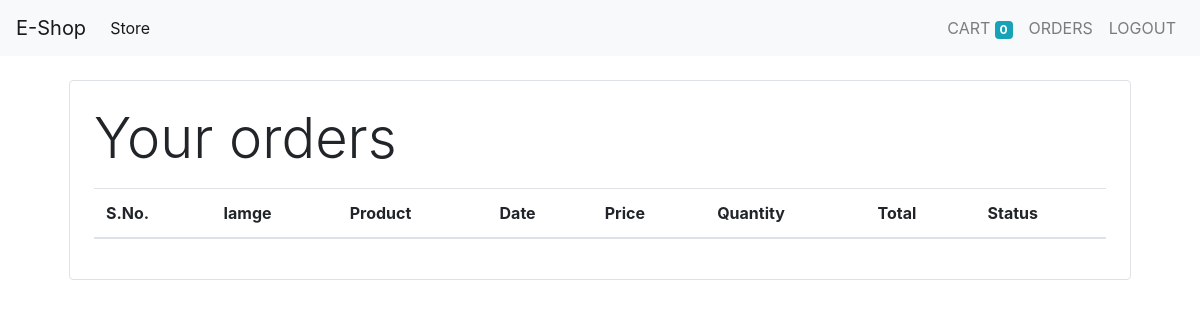
Before: /orders (signed in) with the older database file.
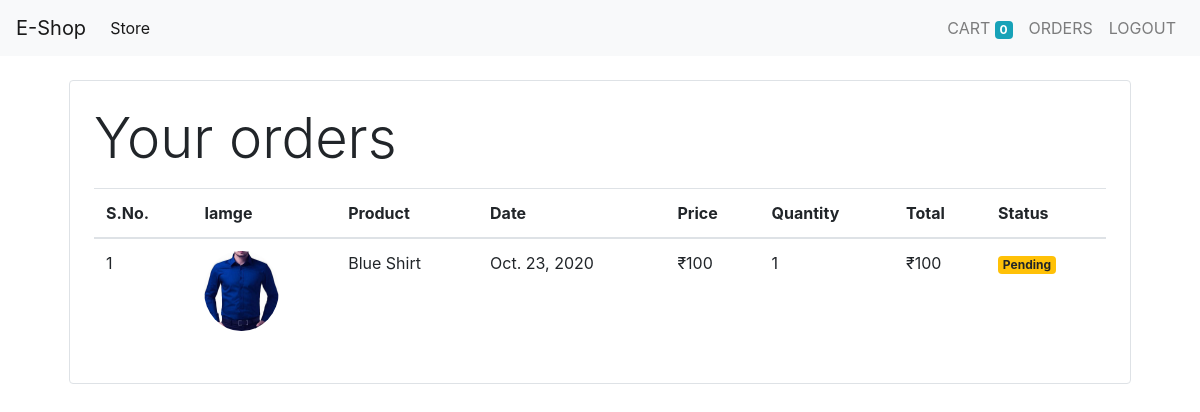
After: the same page with the newer database file.
### store/models/orders.py (models this page shows, shortened)
class Order(models.Model):
    product = models.ForeignKey(Product,on_delete=models.CASCADE)
    customer = models.ForeignKey(Customer,on_delete=models.CASCADE)
    quantity = models.IntegerField(default=1)
    price = models.IntegerField()
    address = models.CharField(max_length=50, default='',blank=True)
    phone = models.CharField(max_length=50, default='',blank=True)
    date = models.DateField(default=datetime.datetime.today)
    status = models.BooleanField(default=False)
    @staticmethod
    def get_orderes_by_customer(customer_id):
        return Order.objects.filter(customer = customer_id).order_by('-date')

### store/models/product.py (models this page shows, shortened)
class Product(models.Model):
    name = models.CharField(max_length=50)
    price = models.IntegerField(default=0)
    category = models.ForeignKey(Category, on_delete=models.CASCADE, default=1)
    description = models.CharField(max_length=200, default='', null=True, blank=True)
    image = models.ImageField(upload_to='uploads/products/')

### store/middlewares/auth.py (the view)
    def middleware(request):
        returnURL = request.META['PATH_INFO']
        if not request.session.get('customer'):
            return redirect(f'login?return_url={returnURL}')
        print('middleware running')
        response = get_response(request)
        return response

### store/templatetags/custom_filter.py (called while the page is built)
@register.filter(name='currency')
def currency(number):
    return "₹"+str(number)

@register.filter(name='multiply')
def multiply(number,number1):
    return number*number1

### store/views/orders.py (called while the page is built)
    def get(self, request):
        customer = request.session.get('customer')
        orders = Order.get_orderes_by_customer(customer)
        print(orders)
        return render(request, 'orders.html',{'orders':orders})

### store/templates/orders.html
{% extends 'base.html' %}
{% block content %}
{% load cart %}
{% load custom_filter %}
<div class="container">
    <div class="border rounded  p-4 m-4">
        <p class="display-4">Your orders</p>
        <table class="table">
            <thead>
            <tr>
                <th>S.No.</th>
                <th>Iamge</th>
                <th>Product</th>
                <th>Date</th>
                <th>Price</th>
                <th>Quantity</th>
                <th>Total</th>
                <th>Status</th>
            </tr>
            </thead>
            <tbody>
            {% for order in orders %}
            <tr>
                <td>{{forloop.counter}}</td>
                <td><img style="height:80px;" src="{{order.product.image.url}}" alt="{{order.product.name}}" class="rounded-circle">
                </td>
                <td>{{order.product.name}}</td>
                <td>{{order.date}}</td>
                <td>{{order.price|currency}}</td>
                <td>{{order.quantity}}</td>
                <td>{{order.quantity|multiply:order.price|currency}}</td>
                {% if order.status %}
                    <td><small class="badge badge-success">Completed</small></td>
                {% else %}
                    <td><small class="badge badge-warning">Pending</small></td>
                {% endif %}
            </tr>
            {% endfor %}
            </tbody>
        </table>
    </div>
</div>
{% endblock %}

Changed rows visible on the page:
added Order: product.image (picture), product.name "Blue Shirt", date "Oct. 23, 2020", price "₹100", quantity "1", quantity|multiply "₹100", status "Pending"
